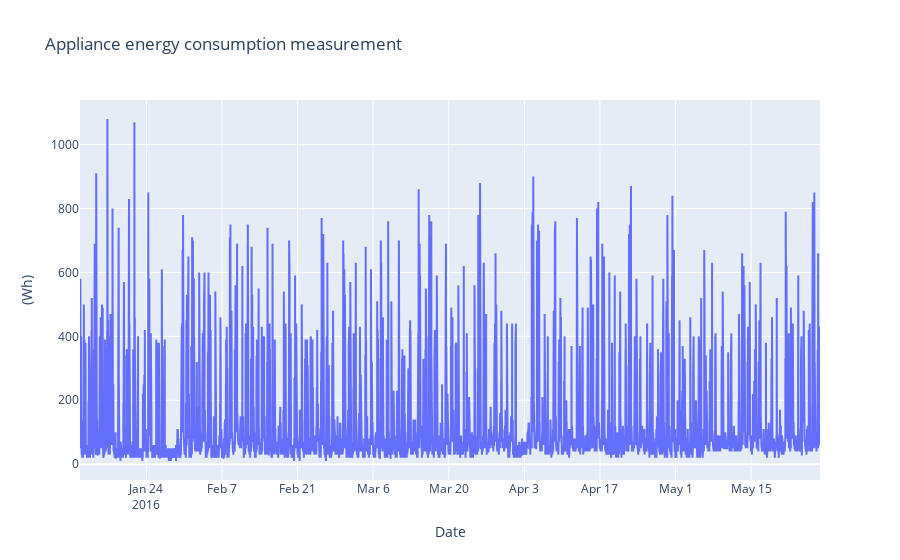

Notebook code cell kept with this figure:
### Code cell
# plotly
from chart_studio import plotly
from plotly.offline import init_notebook_mode, iplot
init_notebook_mode(connected=True)
import plotly.graph_objs as go

# To understand the timeseries variation of the applaince energy consumption
visData = go.Scatter( x= df.date  ,  mode = "lines", y = df.Appliances )
layout = go.Layout(title = 'Appliance energy consumption measurement' , xaxis=dict(title='Date'), yaxis=dict(title='(Wh)'))
fig = go.Figure(data=[visData],layout=layout)

iplot(fig)

### Figure 1 — Plotly figure (JSON) as saved in the notebook; plotly's stock layout.template omitted (floating-point values rounded to 4 significant figures; data arrays with more than 128 entries replaced by an {"elided": "..."} marker saying what was removed)
{"data": [{"mode": "lines", "type": "scatter", "x": {"elided": "19735 str values"}, "y": {"elided": "19735 int values"}}], "layout": {"title": {"text": "Appliance energy consumption measurement"}, "xaxis": {"title": {"text": "Date"}}, "yaxis": {"title": {"text": "(Wh)"}}}}
